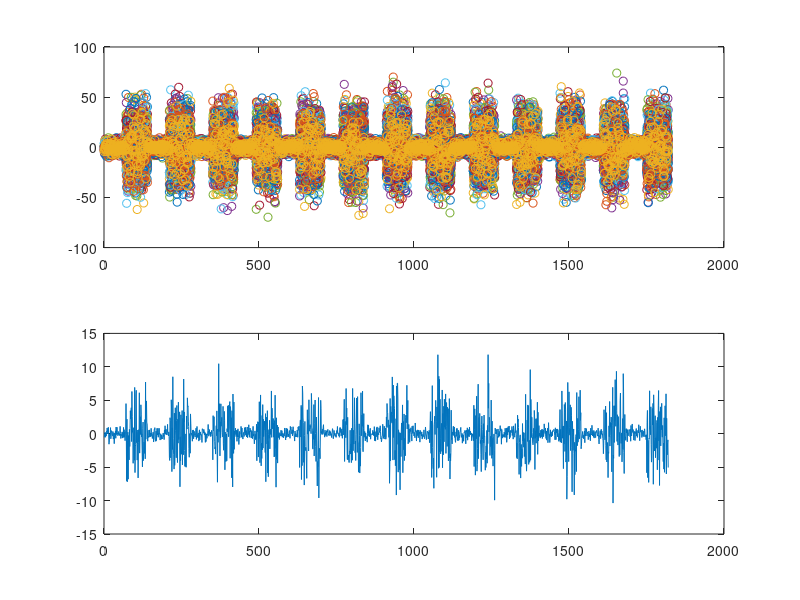

Source code (MATLAB):
stdNoiseLevel = [3 18];
nStimOrientation = 13;
nTrialPerCondition = 70;
nTrialTotal = length(stdNoiseLevel) * nStimOrientation * nTrialPerCondition;
sampleSize = 24;
thetaStimulus = NaN(nTrialTotal, sampleSize);
counter = 1;
for ii = 1 : nStimOrientation
    for jj = 1 : length(stdNoiseLevel)
        thetaStimulus(counter:counter+nTrialPerCondition-1, :) = normrnd(0, stdNoiseLevel(jj), [nTrialPerCondition, sampleSize]);
        counter = counter + nTrialPerCondition;
    end
end

figure; 
subplot(2, 1, 1)
plot(1:nTrialTotal, thetaStimulus, 'o')
subplot(2, 1, 2)
plot(1:nTrialTotal, mean(thetaStimulus, 2), '-')
save('thetaStimulus', 'thetaStimulus')